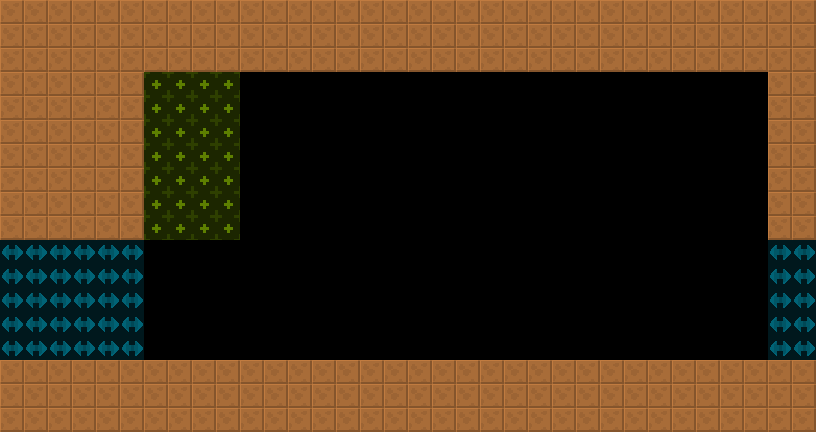

A 2D game scene composited from a Tiled map and its tileset images. What follows is a short description and the map's XML, with each tile layer's data collapsed to a summary:
An orthogonal 34x18 tile map with 24x24 px tiles, 2 tile layers (col, lnk), 2 tilesets and 3 objects (2x Door, SpecialEquipment).

<map version="1.4" tiledversion="1.4.2" orientation="orthogonal" renderorder="right-down" width="34" height="18" tilewidth="24" tileheight="24" infinite="0" nextlayerid="4" nextobjectid="8">
 <tileset firstgid="6" source="../../lnk.tsx" />
 <tileset firstgid="1" source="../../col.tsx" />
 <layer id="1" name="col" width="34" height="18">
  <data>[612 cells, 260 non-empty, 1 distinct tile ids]</data>
 </layer>
 <layer id="2" name="lnk" width="34" height="18" opacity="0.5">
  <data>[612 cells, 68 non-empty, 2 distinct tile ids]</data>
 </layer>
 <objectgroup id="3" name="markers" opacity="0.5">
  <object id="1" name="SpecialEquipment" type="SpecialEquipment" x="240" y="72" width="528" height="288">
   <properties>
    <property name="yr" value="0" />
    <property name="xr" value="0" />
   </properties>
  </object>
  <object id="2" name="Door" type="Door" x="768" y="336" width="24" height="24">
   <properties>
    <property name="yr" value="0" />
    <property name="xr" value="0" />
   </properties>
  </object>
  <object id="3" name="Door" type="Door" x="120" y="336" width="24" height="24">
   <properties>
    <property name="yr" value="0" />
    <property name="xr" value="0" />
   </properties>
  </object>
 </objectgroup>
</map>
